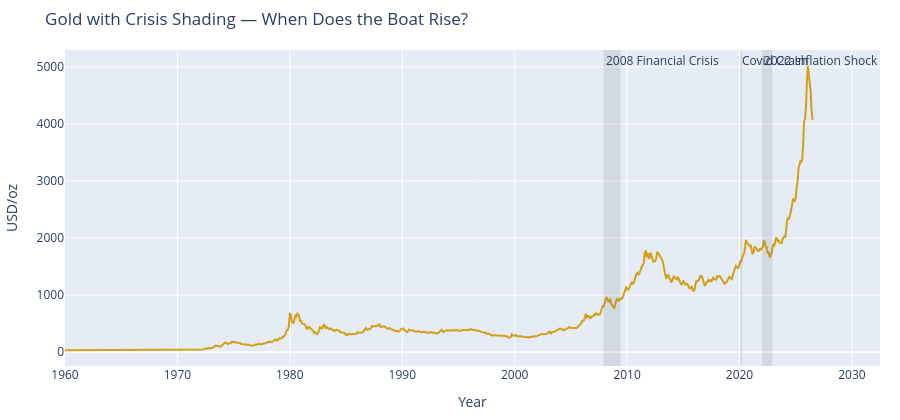

The code cell stored with this chart in its notebook:
### Markdown cell above
## Piece 4 — Crisis Shading
We paint gray bands for storms. This is how we answer "why gold in crisis?" visually.

##### **What I wondered:** I saw gold price dips in the Q4 2012 - Q4 2015. Is it really a safe haven asset?
##### **What I did:** I set the time period when the crisis happens and highlighted the time period on the chart in light gray.

### Code cell
# Crisis periods list: (start_date, end_date, label)
crises = [
    ("2007-12-01", "2009-06-01", "2008 Financial Crisis"),
    ("2020-02-01", "2020-04-01", "Covid Crash"),
    ("2022-01-01", "2022-12-01", "2022 Inflation Shock"),
]

fig2 = go.Figure()
fig2.add_trace(go.Scatter(x=gold["date"], y=gold["gold_price_usd"], mode="lines", name="Gold",
                          line=dict(width=2, color="#d4a017")))
for start, end, label in crises:
    fig2.add_vrect(x0=start, x1=end, fillcolor="gray", opacity=0.18, line_width=0, annotation_text=label, annotation_position="top left")

fig2.update_layout(title="Gold with Crisis Shading — When Does the Boat Rise?",
                   xaxis_title="Year", yaxis_title="USD/oz", height=420,
                   margin=dict(l=60,r=20,t=50,b=40))
fig2.show()
print("See Above: 2008 gold dipped first, rose later. 2020 spike was fast. 2022 relatively flat despite inflation.")

### Figure 1 — Plotly figure (JSON) as saved in the notebook; plotly's stock layout.template omitted (floating-point values rounded to 4 significant figures; data arrays with more than 128 entries replaced by an {"elided": "..."} marker saying what was removed)
{"data": [{"line": {"color": "#d4a017", "width": 2}, "mode": "lines", "name": "Gold", "type": "scatter", "x": {"elided": "799 str values"}, "y": {"elided": "799 int values"}}], "layout": {"annotations": [{"showarrow": false, "text": "2008 Financial Crisis", "x": "2007-12-01", "xanchor": "left", "xref": "x", "y": 1, "yanchor": "top", "yref": "y domain"}, {"showarrow": false, "text": "Covid Crash", "x": "2020-02-01", "xanchor": "left", "xref": "x", "y": 1, "yanchor": "top", "yref": "y domain"}, {"showarrow": false, "text": "2022 Inflation Shock", "x": "2022-01-01", "xanchor": "left", "xref": "x", "y": 1, "yanchor": "top", "yref": "y domain"}], "height": 420, "margin": {"b": 40, "l": 60, "r": 20, "t": 50}, "shapes": [{"fillcolor": "gray", "line": {"width": 0}, "opacity": 0.18, "type": "rect", "x0": "2007-12-01", "x1": "2009-06-01", "xref": "x", "y0": 0, "y1": 1, "yref": "y domain"}, {"fillcolor": "gray", "line": {"width": 0}, "opacity": 0.18, "type": "rect", "x0": "2020-02-01", "x1": "2020-04-01", "xref": "x", "y0": 0, "y1": 1, "yref": "y domain"}, {"fillcolor": "gray", "line": {"width": 0}, "opacity": 0.18, "type": "rect", "x0": "2022-01-01", "x1": "2022-12-01", "xref": "x", "y0": 0, "y1": 1, "yref": "y domain"}], "title": {"text": "Gold with Crisis Shading — When Does the Boat Rise?"}, "xaxis": {"title": {"text": "Year"}}, "yaxis": {"title": {"text": "USD/oz"}}}}
